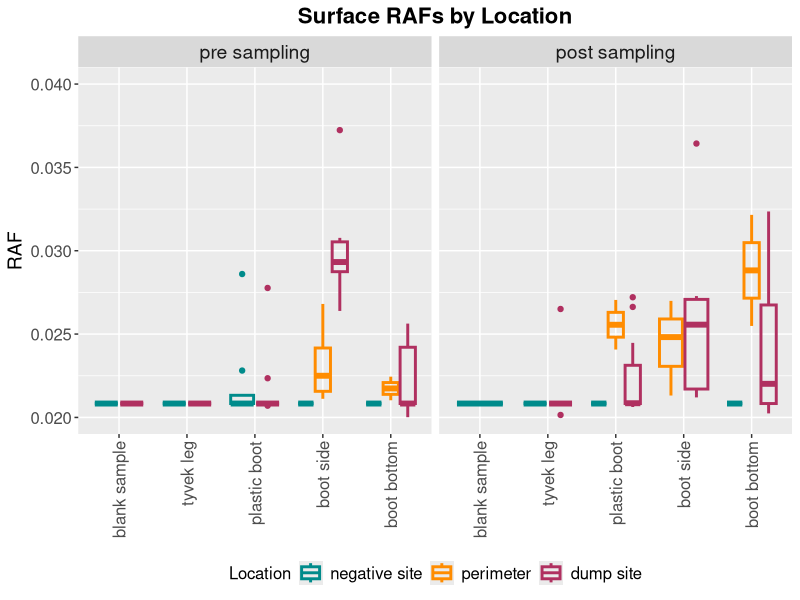
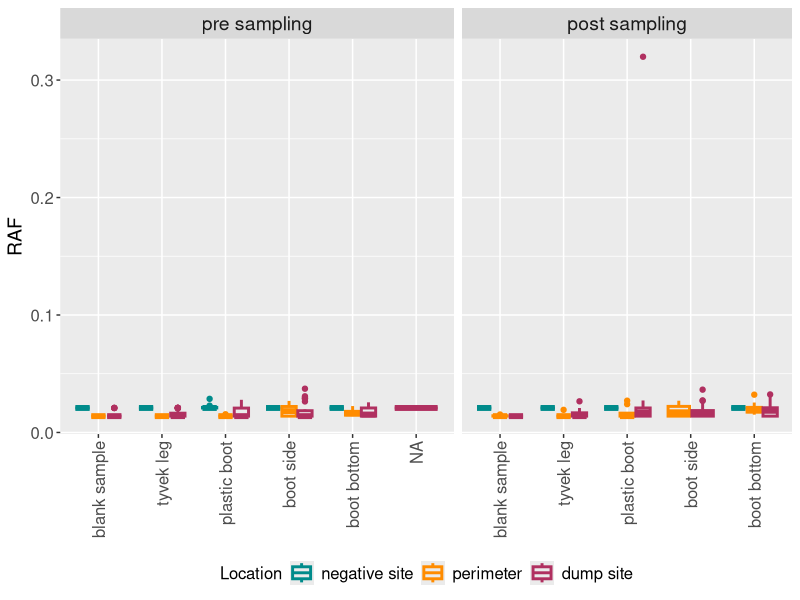
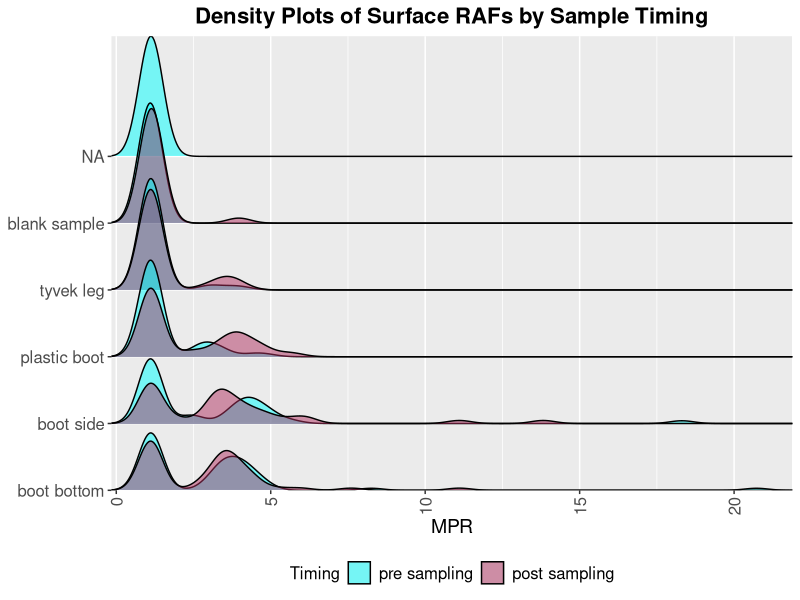
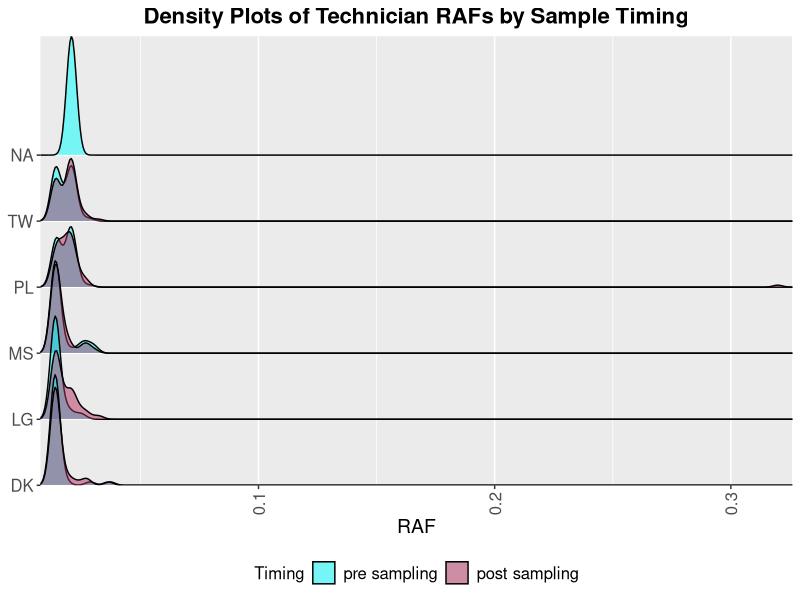
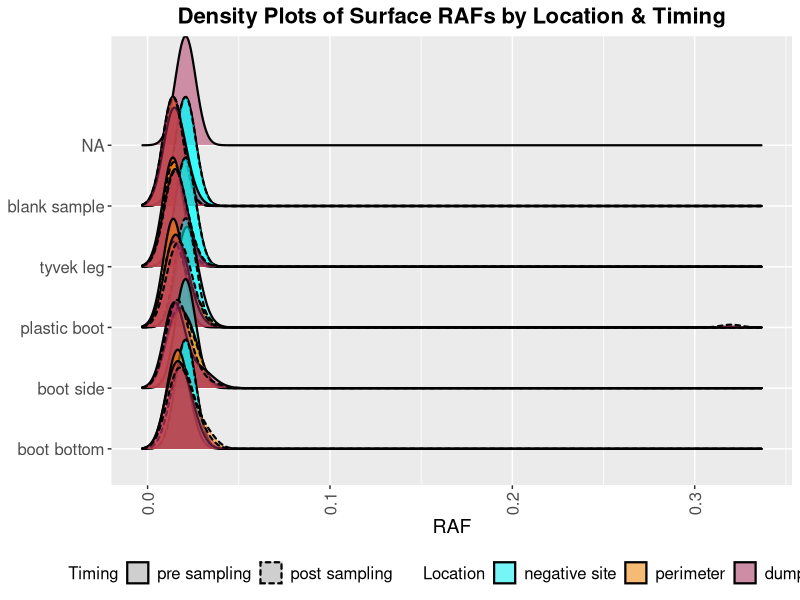

These charts were generated, in order, by the following R code:
library(dplyr)
library(ggplot2)
# library(quicR)
library(ggridges)
library(readr)




data <- read_csv("data/updated_metadata.csv", name_repair = "minimal") %>%
  mutate_at(c("Sample IDs", "Technician"), as.factor) %>%
  mutate(
    Timing = factor(
      Timing, 
      levels = c(
        "pre sampling", 
        "post sampling"
      )
    ),
    Surface = factor(
      Surface,
      levels = c(
        "blank sample", 
        "tyvek leg", 
        "plastic boot", 
        "boot side", 
        "boot bottom"
      )
    ),
    # Location = ifelse(Location == "perimeter", "negative site", Location),
    Location = factor(
      Location, 
      levels = c(
        "negative site", 
        "perimeter",
        "dump site"
      )
    )
  )

box_theme <- theme(
  plot.title = element_text(size = 16, hjust = 0.5, face = "bold"),
  axis.title.x = element_blank(),
  axis.title.y = element_text(size = 14),
  axis.text = element_text(size = 12),
  axis.text.x = element_text(angle = 90, hjust = 1, vjust = 0.5),
  legend.title = element_text(size = 12),
  legend.text = element_text(size = 12),
  legend.position = "bottom",
  strip.text = element_text(size = 14)
)

density_theme <- theme(
    plot.title = element_text(size = 16, hjust = 0.5, face = "bold"),
    axis.title.x = element_text(size = 14),
    axis.title.y = element_blank(),
    axis.text = element_text(size = 12),
    axis.text.x = element_text(angle = 90, hjust = 1, vjust = 0.5),
    legend.title = element_text(size = 12),
    legend.text = element_text(size = 12),
    legend.position = "bottom"
  )



# Box Plots ---------------------------------------------------------------



data %>%
  filter(Timing != "post boot decon", !is.na(Surface)) %>%
  ggplot(aes(Surface, RAF, color = Location)) +
  geom_boxplot(fill = NA, size = 1) +
  scale_color_manual(values = c("darkcyan", "darkorange", "maroon")) +
  ggtitle("Surface RAFs by Location") +
  facet_grid(
    cols = vars(Timing), 
    # rows = vars(Technician), 
    scales = "free_x", 
    space = "free_x"
  ) +
  scale_y_continuous(limits=c(0.02,0.04)) +
  box_theme
# ggsave("RAF.png", path = "figures", width = 16, height = 6)


data %>%
  filter(Timing != "post boot decon") %>%
  ggplot(aes(Surface, RAF, color = Location)) +
  geom_boxplot(fill = NA, size = 1) +
  scale_color_manual(values = c("darkcyan", "darkorange", "maroon")) +
  facet_grid(cols = vars(Timing), scales = "free_x", space = "free_x") +
  box_theme


# data %>%
#   filter(Timing != "post boot decon") %>%
#   ggplot(aes(Location, RAF, fill = Timing)) +
#   geom_violin(size = 1) +
#   # scale_color_manual(values = c("darkcyan", "darkorange", "maroon")) +
#   facet_grid(cols = vars(Surface), scales = "free_x", space = "free_x") +
#   box_theme



# Density Plots -----------------------------------------------------------



# Surface Density Plots
data %>%
  filter(Timing != "post boot decon") %>%
  ggplot(aes(MPR, forcats::fct_rev(Surface), fill = Timing)) +
  # geom_boxplot(fill = NA, size = 1) +
  # geom_jitter(width = 0.1) +
  geom_density_ridges(alpha = 0.5) +
  scale_fill_manual(values = c("cyan", "maroon")) +
  coord_cartesian(expand = FALSE) +
  # facet_grid(cols = vars(Location), scales = "free_x", space = "free_x") +
  ggtitle("Density Plots of Surface RAFs by Sample Timing") +
  density_theme
# ggsave("surface_timing_density.png", path = "figures", width = 12, height = 8)


# Technician Density Plots
data %>%
  filter(Timing != "post boot decon") %>%
  ggplot(aes(RAF, Technician, fill = Timing)) +
  geom_density_ridges(alpha = 0.5) +
  scale_fill_manual(values = c("cyan", "maroon")) +
  coord_cartesian(expand = FALSE) +
  ggtitle("Density Plots of Technician RAFs by Sample Timing") +
  density_theme
# ggsave(
#   "technician_timing_density.png", path = "figures", width = 12, height = 8
# )


# Surface Density Plots
data %>%
  filter(Timing != "post boot decon") %>%
  # mutate(
  #   Location = as.character(Location),
  #   Location = ifelse(
  #     Location == "perimeter", "negative site", Location
  #   ) %>%
  #     factor(levels = c("negative site", "dump site"))
  # ) %>%
  ggplot(
    aes(RAF, forcats::fct_rev(Surface), fill = Location, linetype = Timing)
  ) +
  geom_density_ridges(alpha = 0.5, linewidth = 0.75) +
  scale_fill_manual(values = c("cyan", "darkorange", "maroon")) +
  ggtitle("Density Plots of Surface RAFs by Location & Timing") +
  density_theme
# ggsave(
#   "surface_location_timing_density.png", 
#   path = "figures", 
#   width = 12, 
#   height = 8
# )





# Plate Views -------------------------------------------------------------



for (file in list.files("raw")) {
  
  file_name <- paste0(str_remove(file, ".xlsx"), "_plate_view.png")
  
  if (file.exists(paste0("figures/plate_views/", file_name))) {
    print(paste(file_name, "already exists."))
    next
  }
  
  plate_view(
    get_real(paste0("raw/", file)),
    get_sample_locations(paste0("raw/", file))
  ) +
    ggtitle(file)
  
  ggsave(file_name, path = "figures/plate_views", width = 12, height = 8)
  
}
